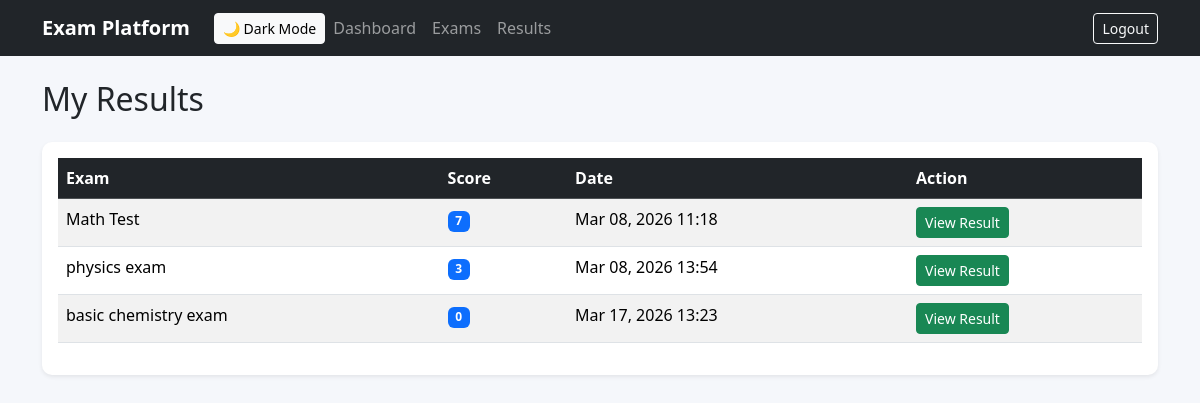
/results/ (signed in), run on the app's committed database.
### core/models.py (models this page shows, shortened)
class Submission(models.Model):
    student = models.ForeignKey(
        User,
        on_delete=models.CASCADE,
        limit_choices_to={'role': 'STUDENT'}
    )
    exam = models.ForeignKey(Exam, on_delete=models.CASCADE)
    start_time = models.DateTimeField(auto_now_add=True)
    submitted_at = models.DateTimeField(null=True, blank=True)
    total_score = models.IntegerField(default=0)
    is_submitted = models.BooleanField(default=False)

class Exam(models.Model):
    title = models.CharField(max_length=255)
    description = models.TextField(blank=True)
    instructor = models.ForeignKey(
        User,
        on_delete=models.CASCADE,
        limit_choices_to={'role': 'INSTRUCTOR'}
    )
    duration_minutes = models.IntegerField()
    start_time = models.DateTimeField(null=True, blank=True)
    end_time = models.DateTimeField(null=True, blank=True)
    created_at = models.DateTimeField(auto_now_add=True)

### core/views.py (the view)
# urls.py: path("results/", views.my_results, name="my_results"),
@login_required
def my_results(request):
    submissions = Submission.objects.filter(
        student=request.user,
        submitted_at__isnull=False   # ✅ only completed
    )
    return render(request, "core/my_results.html", {
        "submissions": submissions
    })

### core/templates/core/my_results.html
{% extends "core/base.html" %}
{% block content %}
<h2 class="mb-4">My Results</h2>
<div class="card shadow-sm p-3">
<table class="table table-striped">
<thead class="table-dark">
<tr>
<th>Exam</th>
<th>Score</th>
<th>Date</th>
<th>Action</th>
</tr>
</thead>
<tbody>
{% for submission in submissions %}
<tr>
<td>{{ submission.exam.title }}</td>
<td>
<span class="badge bg-primary">
{{ submission.total_score }}
</span>
</td>
<td>
{% if submission.submitted_at %}
{{ submission.submitted_at|date:"M d, Y H:i" }}
{% else %}
<span class="text-muted">Not submitted</span>
{% endif %}
</td>
<td>
<a href="{% url 'exam_result' submission.id %}" class="btn btn-sm btn-success">
View Result
</a>
</td>
</tr>
{% empty %}
<tr>
<td colspan="4" class="text-center">No exams attempted yet.</td>
</tr>
{% endfor %}
</tbody>
</table>
</div>
{% endblock %}

### core/templates/core/base.html (style rules this page uses)
body { background-color:#f5f7fb; }
.card { border:none; border-radius:10px; }
.table { background:white; }

### data on the page
Submission: exam "Math Test", total_score "7", submitted_at "Mar 08, 2026 11:18"
Submission: exam "physics exam", total_score "3", submitted_at "Mar 08, 2026 13:54"
Submission: exam "basic chemistry exam", total_score "0", submitted_at "Mar 17, 2026 13:23"
